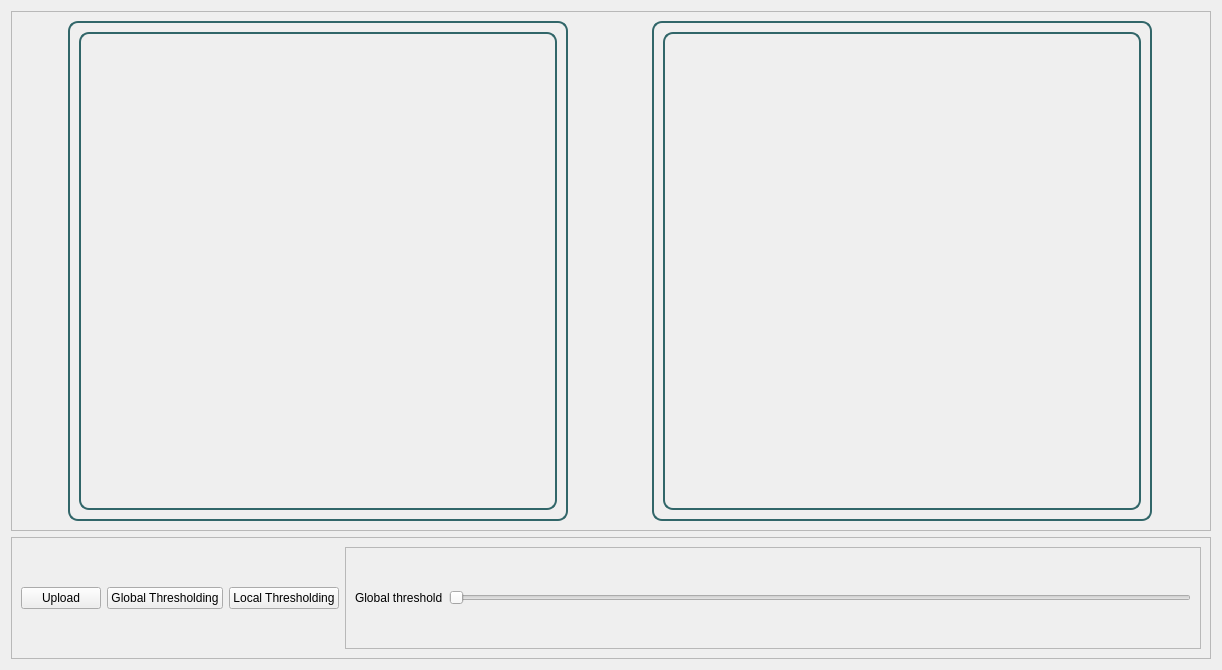
<?xml version="1.0" encoding="UTF-8"?>
<ui version="4.0">
 <class>ThresholdWidget</class>
 <widget class="QWidget" name="ThresholdWidget">
  <property name="geometry">
   <rect>
    <x>0</x>
    <y>0</y>
    <width>1222</width>
    <height>670</height>
   </rect>
  </property>
  <property name="windowTitle">
   <string>Form</string>
  </property>
  <layout class="QVBoxLayout" name="verticalLayout">
   <item>
    <widget class="QFrame" name="frame_7">
     <property name="frameShape">
      <enum>QFrame::StyledPanel</enum>
     </property>
     <property name="frameShadow">
      <enum>QFrame::Raised</enum>
     </property>
     <layout class="QHBoxLayout" name="horizontalLayout_4">
      <item>
       <widget class="QFrame" name="frame_8">
        <property name="minimumSize">
         <size>
          <width>500</width>
          <height>500</height>
         </size>
        </property>
        <property name="maximumSize">
         <size>
          <width>500</width>
          <height>500</height>
         </size>
        </property>
        <property name="styleSheet">
         <string notr="true">
           border: 2px solid  #316669;
          border-radius: 10px;
      </string>
        </property>
        <property name="frameShape">
         <enum>QFrame::StyledPanel</enum>
        </property>
        <property name="frameShadow">
         <enum>QFrame::Raised</enum>
        </property>
        <layout class="QVBoxLayout" name="verticalLayout_2">
         <item>
          <widget class="QLabel" name="originalImage">
           <property name="text">
            <string/>
           </property>
          </widget>
         </item>
        </layout>
       </widget>
      </item>
      <item>
       <spacer name="horizontalSpacer_3">
        <property name="orientation">
         <enum>Qt::Horizontal</enum>
        </property>
        <property name="sizeType">
         <enum>QSizePolicy::Minimum</enum>
        </property>
        <property name="sizeHint" stdset="0">
         <size>
          <width>31</width>
          <height>20</height>
         </size>
        </property>
       </spacer>
      </item>
      <item>
       <widget class="QFrame" name="frame_9">
        <property name="minimumSize">
         <size>
          <width>500</width>
          <height>500</height>
         </size>
        </property>
        <property name="maximumSize">
         <size>
          <width>500</width>
          <height>500</height>
         </size>
        </property>
        <property name="styleSheet">
         <string notr="true">
           border: 2px solid  #316669;
          border-radius: 10px;
      </string>
        </property>
        <property name="frameShape">
         <enum>QFrame::StyledPanel</enum>
        </property>
        <property name="frameShadow">
         <enum>QFrame::Raised</enum>
        </property>
        <layout class="QVBoxLayout" name="verticalLayout_3">
         <item>
          <widget class="QLabel" name="processedImage">
           <property name="text">
            <string/>
           </property>
          </widget>
         </item>
        </layout>
       </widget>
      </item>
     </layout>
    </widget>
   </item>
   <item>
    <widget class="QFrame" name="frame">
     <property name="frameShape">
      <enum>QFrame::StyledPanel</enum>
     </property>
     <property name="frameShadow">
      <enum>QFrame::Raised</enum>
     </property>
     <layout class="QHBoxLayout" name="horizontalLayout_3">
      <item>
       <layout class="QHBoxLayout" name="horizontalLayout">
        <item>
         <widget class="QPushButton" name="uploadBtn">
          <property name="text">
           <string>Upload</string>
          </property>
         </widget>
        </item>
        <item>
         <widget class="QPushButton" name="globalThresholdBtn">
          <property name="text">
           <string>Global Thresholding</string>
          </property>
         </widget>
        </item>
        <item>
         <widget class="QPushButton" name="localThresholdBtn">
          <property name="text">
           <string>Local Thresholding</string>
          </property>
         </widget>
        </item>
       </layout>
      </item>
      <item>
       <widget class="QFrame" name="frame_2">
        <property name="frameShape">
         <enum>QFrame::StyledPanel</enum>
        </property>
        <property name="frameShadow">
         <enum>QFrame::Raised</enum>
        </property>
        <layout class="QHBoxLayout" name="horizontalLayout_2">
         <item>
          <widget class="QLabel" name="label">
           <property name="text">
            <string>Global threshold</string>
           </property>
          </widget>
         </item>
         <item>
          <widget class="QSlider" name="radiusSLider">
           <property name="orientation">
            <enum>Qt::Horizontal</enum>
           </property>
          </widget>
         </item>
        </layout>
       </widget>
      </item>
     </layout>
    </widget>
   </item>
  </layout>
 </widget>
 <resources/>
 <connections/>
</ui>
